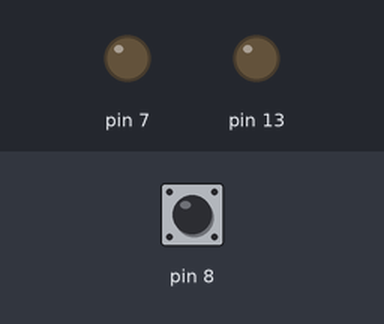
Recording of a sketch running on a simulated Arduino Uno, built with avr-gcc and run on an emulated ATmega328P. Parts: output pins drawn as LEDs (lit = HIGH). Dashed ring = blinking. The test bench sets the inputs (shaded band); at power-on: pin 8 HIGH.

Above: at 1.2 s.
1.3 s: pin 8 pulled LOW for 0.15 s
At 1.7 s:
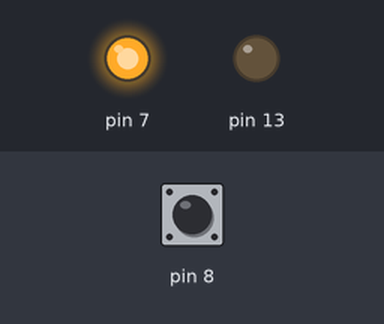
3.8 s: pin 8 pulled LOW for 3.2 s
At 4.7 s:
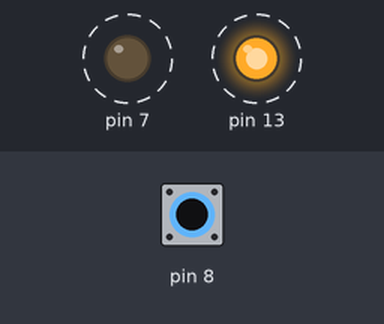
Timing chart, 0 to 9.3 s (numbered marks = the images above; inputs shaded):
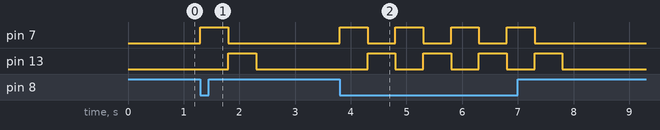

The sketch:

2LEDs_button_with_Noggin.ino
```cpp
/*
Morse Code Key:
dot = LED on for 100 ms, then LED off for 100 ms
dash = LED on for 300 ms, then LED off for 100 ms
End of Letter = LED off for 1000 ms
End of Word = LED off for 2000 ms

*/


void setup() {
  //-Button
  pinMode(8,INPUT_PULLUP);

  //-LEDs
  pinMode(7,OUTPUT);
  pinMode(13,OUTPUT);


}

void loop() {

  if (digitalRead(8) == LOW) {

    digitalWrite(7,HIGH);
    digitalWrite(13,LOW);

    delay(500);

    digitalWrite(7,LOW);
    digitalWrite(13,HIGH);

    delay(500);


  }
  else {
    digitalWrite(7,LOW);
    digitalWrite(13,LOW);
  }

}
```

ultrasonic_function.ino
```cpp
int ultrasonic(int trig_pin, int echo_pin) {

  long time;
  float distance;

  //-trigger a sound
  // send out trigger signal
  digitalWrite(trig_pin, LOW);
  delayMicroseconds(2);
  digitalWrite(trig_pin, HIGH);
  delayMicroseconds(20);
  digitalWrite(trig_pin, LOW);

  //- a sound has gone out!!
  //- wait for a sound to come back

  time = pulseIn(echo_pin, HIGH);

  //- calculate the distance in centimeters
  distance = 0.01715 * time;

  return distance;

}
```

Measured:
- after the input at 1.3 s, pin 7: LOW → HIGH at once, → LOW 0.50 s later; pin 13: LOW → HIGH after 0.50 s, → LOW 0.50 s later
- after the input at 3.8 s, pin 7: alternates HIGH for 0.50 s and LOW for 0.50 s, 8 changes in all, then stays LOW, starting at once; pin 13: alternates HIGH for 0.50 s and LOW for 0.50 s, 8 changes in all, then stays LOW, starting after 0.50 s
